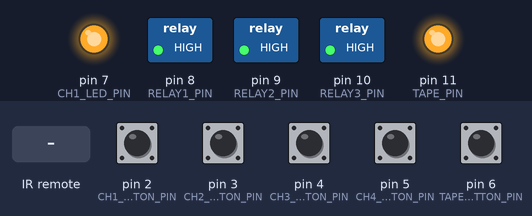
Bench run of a sketch on a simulated Arduino Uno, built with avr-gcc and run on an emulated ATmega328P. Parts: switched loads named in the sketch (green lamp = pin HIGH), output pins drawn as LEDs (lit = HIGH). The test bench sets the inputs (shaded band); at power-on: pin 2 (CH1_BUTTON_PIN), pin 3 (CH2_BUTTON_PIN), pin 4 (CH3_BUTTON_PIN), pin 5 (CH4_BUTTON_PIN), pin 6 (TAPE_BUTTON_PIN) LOW. EEPROM starts erased.

Above: at 1.3 s.
1.4 s: pin 3 (CH2_BUTTON_PIN) pulled HIGH for 0.15 s
At 2.3 s:
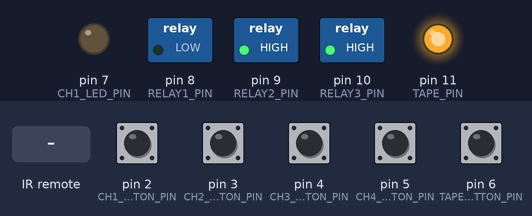
3.0 s: pin 4 (CH3_BUTTON_PIN) pulled HIGH for 0.15 s
At 3.7 s:
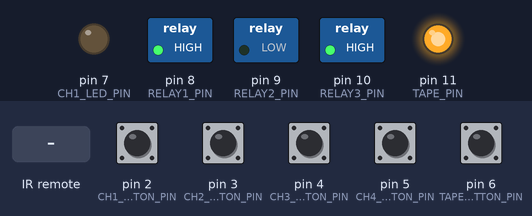
4.6 s: pin 5 (CH4_BUTTON_PIN) pulled HIGH for 0.15 s
At 5.1 s:
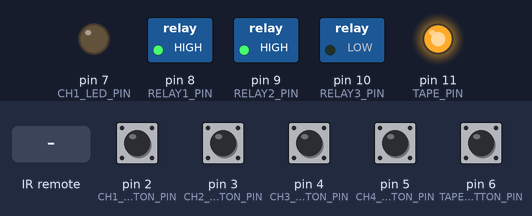
6.2 s: pin 6 (TAPE_BUTTON_PIN) pulled HIGH for 0.15 s
At 7.4 s:
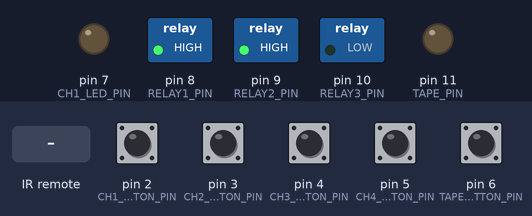
7.8 s: pin 2 (CH1_BUTTON_PIN) pulled HIGH for 0.15 s
At 9.0 s:
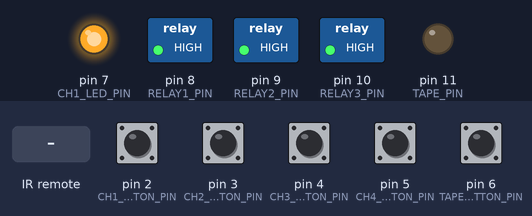
9.4 s: infrared code 0xFF18E7 received
At 10.4 s:
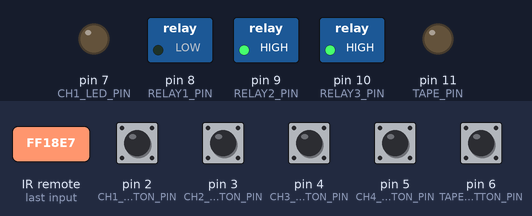
Timing chart, 0 to 11.9 s (numbered marks = the images above; inputs shaded):
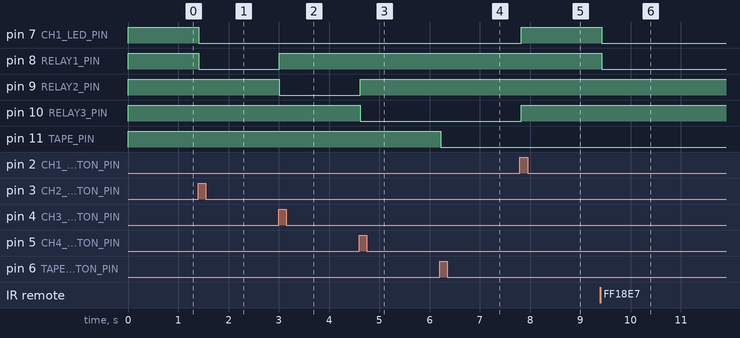

The sketch:

amp_remote.ino
```cpp
#include "config.h"
#include "actions.h"
#include "remote.h"
#include "codeHandler.h"
#include "relayBoard.h"
#include "inPin.h"

remote::Config      config;
remote::Remote      remoteSensor(config);
remote::CodeHandler codeHandler(config);
remote::RelayBoard  relayBoard(config);
remote::InPin       ch1Button(config.CH1_BUTTON_PIN);
remote::InPin       ch2Button(config.CH2_BUTTON_PIN);
remote::InPin       ch3Button(config.CH3_BUTTON_PIN);
remote::InPin       ch4Button(config.CH4_BUTTON_PIN);
remote::InPin       tapeButton(config.TAPE_BUTTON_PIN);

void setup() {
  config.Load();
  relayBoard.ReadConfig();

  remoteSensor.Initialize()
              .OnData([](unsigned int code){ codeHandler.HandleCode(code); });

  codeHandler.OnAction(remote::CHANNEL1,  [](){ relayBoard.ActivateChannel1();  })
             .OnAction(remote::CHANNEL2,  [](){ relayBoard.ActivateChannel2();  })
             .OnAction(remote::CHANNEL3,  [](){ relayBoard.ActivateChannel3();  })
             .OnAction(remote::CHANNEL4,  [](){ relayBoard.ActivateChannel4();  })
             .OnAction(remote::TAPEMON,   [](){ relayBoard.ToggleTapeMonitor(); })
             .OnAction(remote::UP,        [](){ relayBoard.NextChannel();       })
             .OnAction(remote::DOWN,      [](){ relayBoard.PrevChannel();       });

  ch1Button.OnEdge(RISING,  [](){ relayBoard.ActivateChannel1();  });
  ch2Button.OnEdge(RISING,  [](){ relayBoard.ActivateChannel2();  });
  ch3Button.OnEdge(RISING,  [](){ relayBoard.ActivateChannel3();  });
  ch4Button.OnEdge(RISING,  [](){ relayBoard.ActivateChannel4();  });
  tapeButton.OnEdge(RISING, [](){ relayBoard.ToggleTapeMonitor(); });
}

void loop() {
  remoteSensor.Update();
  ch1Button.Update();
  ch2Button.Update();
  ch3Button.Update();
  ch4Button.Update();
  tapeButton.Update();

  delay(100);
}
```

actions.h
```cpp
#ifndef ACTIONS_H
#define ACTIONS_H

namespace remote {
  enum Action { CHANNEL1, CHANNEL2, CHANNEL3, CHANNEL4, TAPEMON, UP, DOWN, ACTION_COUNT };
}

#endif
```

codeHandler.cpp
```cpp
#include "codeHandler.h"
#include "actions.h"

namespace remote {
  CodeHandler::CodeHandler(Config& config) {
    this->config = &config;
  }

  void CodeHandler::HandleCode(unsigned int code) {
    if(code == this->config->ch1Code) {
      this->PerformAction(CHANNEL1);
    } else if(code == this->config->ch2Code) {
      this->PerformAction(CHANNEL2);
    } else if(code == this->config->ch3Code) {
      this->PerformAction(CHANNEL3);
    } else if(code == this->config->ch4Code) {
      this->PerformAction(CHANNEL4);
    } else if(code == this->config->tapeCode) {
      this->PerformAction(TAPEMON);
    } else if(code == this->config->upCode) {
      this->PerformAction(UP);
    } else if(code == this->config->downCode) {
      this->PerformAction(DOWN);
    }
  }

  void CodeHandler::PerformAction(Action action) {
    ActionCallback maybeCallback = this->callbacks[action];
    if(maybeCallback) {
      maybeCallback();
    }
  }

  CodeHandler& CodeHandler::OnAction(Action action, ActionCallback callback) {
    this->callbacks[action] = callback;
    return *this;
  }
}
```

codeHandler.h
```cpp
#ifndef CODEHANDLER_H
#define CODEHANDLER_H

#include "config.h"
#include "actions.h"

namespace remote {
  typedef void (*ActionCallback)();

  class CodeHandler {
      Config* config;
      ActionCallback callbacks[ACTION_COUNT];

      void LogFunction(char*);
      void PerformAction(Action);

    public:
      CodeHandler(Config&);
      void HandleCode(unsigned int);
      CodeHandler &OnAction(Action, ActionCallback);
  };
}

#endif
```

inPin.cpp
```cpp
#include <Arduino.h>
#include "inPin.h"

namespace remote {
  InPin::InPin(int pinN) {
    this->pinN = pinN;
  }

  void InPin::OnEdge(int edge, PinCb callback) {
    this->edge = edge;
    this->callback = callback;
  }

  void InPin::Update() {
    bool newValue = digitalRead(this->pinN);
    if(newValue != this->oldValue) {
      if((this->edge == RISING  &&  newValue) ||
          (this->edge == FALLING && !newValue)) {

        if(this->callback) {
          this->callback();
        }
      }
      this->oldValue = newValue;
    }
  }
}
```

inPin.h
```cpp
#ifndef PIN_H
#define PIN_H

namespace remote {
  typedef void (*PinCb)();

  class InPin {
      int pinN;
      PinCb callback;
      int edge;
      bool oldValue;
    public:
      InPin(int);
      void OnEdge(int, PinCb);
      void Update();
  };
}

#endif
```

outPin.cpp
```cpp
#include <Arduino.h>

#include "outPin.h"

namespace remote {
  OutPin::OutPin(int pin, LogicLevel initialState) {
    this->pin = pin;
    this->Set(initialState);
  }

  LogicLevel OutPin::Get() {
    return this->level;
  }

  void OutPin::Set(LogicLevel level) {
    this->level = level;
    switch(level) {
      case HIGH_Z:
        pinMode(this->pin, INPUT);
        digitalWrite(this->pin, LOW);
        break;
      case LOGIC_LOW:
        pinMode(this->pin, OUTPUT);
        digitalWrite(this->pin, LOW);
        break;
      case LOGIC_HIGH:
        pinMode(this->pin, OUTPUT);
        digitalWrite(this->pin, HIGH);
        break;
    }
  }
}
```

outPin.h
```cpp
#ifndef OUTPIN_H
#define OUTPIN_H

namespace remote {
  enum LogicLevel { LOGIC_LOW, LOGIC_HIGH, HIGH_Z };

  class OutPin {
    int pin;
    LogicLevel level;

    public:
      OutPin(int, LogicLevel);
      void Set(LogicLevel);
      LogicLevel Get();
  };
}

#endif
```

relayBoard.cpp
```cpp
#include "relayBoard.h"

namespace remote {
  RelayBoard::RelayBoard(Config& config) :
                          ch1LedPin(config.CH1_LED_PIN, LOGIC_HIGH),
                          relay1Pin(config.RELAY1_PIN,  LOGIC_HIGH),
                          relay2Pin(config.RELAY2_PIN,  LOGIC_HIGH),
                          relay3Pin(config.RELAY3_PIN,  LOGIC_HIGH),
                          tapePin(config.TAPE_PIN,      LOGIC_HIGH) {
      this->config = &config;
      this->ActivateChannel1();
    }

  void RelayBoard::ReadConfig() {
    switch(this->config->currentChannel) {
      case 1:
        this->ActivateChannel1();
        break;
      case 2:
        this->ActivateChannel2();
        break;
      case 3:
        this->ActivateChannel3();
        break;
      case 4:
        this->ActivateChannel4();
        break;
    }
    this->SetTape(this->config->tapeState);
  }

  void RelayBoard::SetTape(bool state) {
    this->tapePin.Set(state? LOGIC_LOW : LOGIC_HIGH);
    this->config->SetTapeState(state);
  }

  void RelayBoard::ClearOutputs() {
    this->relay1Pin.Set(LOGIC_HIGH);
    this->relay2Pin.Set(LOGIC_HIGH);
    this->relay3Pin.Set(LOGIC_HIGH);
    this->ch1LedPin.Set(LOGIC_LOW);
  }

  void RelayBoard::ActivateChannel1() {
    this->ClearOutputs();
    this->ch1LedPin.Set(LOGIC_HIGH);
    this->config->SetCurrentChannel(1);
  }

  void RelayBoard::ActivateChannel2() {
    this->ClearOutputs();
    this->relay1Pin.Set(LOGIC_LOW);
    this->config->SetCurrentChannel(2);
  }

  void RelayBoard::ActivateChannel3() {
    this->ClearOutputs();
    this->relay2Pin.Set(LOGIC_LOW);
    this->config->SetCurrentChannel(3);
  }

  void RelayBoard::ActivateChannel4() {
    this->ClearOutputs();
    this->relay3Pin.Set(LOGIC_LOW);
    this->config->SetCurrentChannel(4);
  }

  void RelayBoard::ToggleTapeMonitor() {
    this->SetTape(!this->config->tapeState);
  }

  void RelayBoard::PrevChannel() {
    switch(this->config->currentChannel) {
      case 2:
        this->ActivateChannel1();
        break;
      case 3:
        this->ActivateChannel2();
        break;
      case 4:
        this->ActivateChannel3();
        break;
    }
  }

  void RelayBoard::NextChannel() {
    switch(this->config->currentChannel) {
      case 1:
        this->ActivateChannel2();
        break;
      case 2:
        this->ActivateChannel3();
        break;
      case 3:
        this->ActivateChannel4();
        break;
    }
  }
}
```

relayBoard.h
```cpp
#ifndef RELAYBOARD_H
#define RELAYBOARD_H

#include "outPin.h"
#include "config.h"

namespace remote {
  class RelayBoard {
    Config* config;
    OutPin ch1LedPin;
    OutPin relay1Pin;
    OutPin relay2Pin;
    OutPin relay3Pin;
    OutPin tapePin;

    void ClearOutputs();
    void SetTape(bool);

    public:
      RelayBoard(Config&);
      void ReadConfig();
      void ActivateChannel1();
      void ActivateChannel2();
      void ActivateChannel3();
      void ActivateChannel4();
      void ToggleTapeMonitor();
      void NextChannel();
      void PrevChannel();
  };
}

#endif
```

remote.cpp
```cpp
#include "remote.h"
#include "config.h"

namespace remote {
  Remote::Remote(Config& config) : irrecv(config.IR_PIN) { }

  Remote& Remote::Initialize() {
      this->irrecv.enableIRIn();

      return *this;
  }

  Remote& Remote::OnData(DataCallback callback){
    this->callback = callback;
    return *this;
  }

  Remote& Remote::Update(){
    if (this->irrecv.decode(&this->results)) {
      this->callback(this->results.value);
      this->irrecv.resume(); // Receive the next value
    }
    return *this;
  }
}
```

remote.h
```cpp
#ifndef REMOTE_H
#define REMOTE_H

#include <IRremote.h>
#include <IRremoteInt.h>

#include "config.h"

namespace remote {
  typedef void (*DataCallback)(unsigned int);

  class Remote {
    IRrecv irrecv;
    decode_results results;
    DataCallback callback;

    public:
      Remote(Config&);
      Remote& Initialize();
      Remote& OnData(DataCallback);
      Remote& Update();
  };
}

#endif
```

config.cpp
```cpp
#include "config.h"
#include <EEPROM.h>

namespace remote {
  Config::Config() {
  }

  Config& Config::Load() {
    Config loadedConf;
    EEPROM.get(0x0000, loadedConf);

    this->currentChannel = loadedConf.currentChannel;
    this->tapeState = loadedConf.tapeState;

    this->ch1Code  = 0xFF30CF; //Hardcode IR codes for now
    this->ch2Code  = 0xFF18E7;
    this->ch3Code  = 0xFF7A85;
    this->ch4Code  = 0xFF10EF;
    this->tapeCode = 0xFF52AD;
    this->upCode   = 0xFFE21D;
    this->downCode = 0xFFA25D;
    return *this;
  }

  Config& Config::Save() {
    Config copy = *this;
    EEPROM.put(0x0000, copy);
    return *this;
  }

  Config& Config::SetCh1Code(unsigned int code){
    this->ch1Code = code;
    this->Save();
    return *this;
  }

  Config& Config::SetCh2Code(unsigned int code){
    this->ch2Code = code;
    this->Save();
    return *this;
  }

  Config& Config::SetCh3Code(unsigned int code){
    this->ch3Code = code;
    this->Save();
    return *this;
  }

  Config& Config::SetCh4Code(unsigned int code){
    this->ch4Code = code;
    this->Save();
    return *this;
  }

  Config& Config::SetTapeCode(unsigned int code){
    this->tapeCode = code;
    this->Save();
    return *this;
  }

  Config& Config::SetUpCode(unsigned int code){
    this->upCode = code;
    this->Save();
    return *this;
  }

  Config& Config::SetDownCode(unsigned int code){
    this->downCode = code;
    this->Save();
    return *this;
  }

  Config& Config::SetCurrentChannel(unsigned int channel){
    this->currentChannel = channel;
    this->Save();
    return *this;
  }

  Config& Config::SetTapeState(bool tapeState){
    this->tapeState = tapeState;
    this->Save();
    return *this;
  }
}
```

config.h
```cpp
#ifndef CONFIG_H
#define CONFIG_H

#include <IRremote.h>

namespace remote {
  class Config {
    public:
      static const unsigned int IR_PIN          = 12;
      static const unsigned int RELAY1_PIN      = 8;
      static const unsigned int RELAY2_PIN      = 9;
      static const unsigned int RELAY3_PIN      = 10;
      static const unsigned int TAPE_PIN        = 11;
      static const unsigned int CH1_BUTTON_PIN  = 2;
      static const unsigned int CH2_BUTTON_PIN  = 3;
      static const unsigned int CH3_BUTTON_PIN  = 4;
      static const unsigned int CH4_BUTTON_PIN  = 5;
      static const unsigned int TAPE_BUTTON_PIN = 6;
      static const unsigned int CH1_LED_PIN     = 7;

      unsigned int ch1Code;
      unsigned int ch2Code;
      unsigned int ch3Code;
      unsigned int ch4Code;
      unsigned int tapeCode;
      unsigned int upCode;
      unsigned int downCode;
      unsigned int currentChannel;
      bool tapeState;

      Config();
      Config& Load();
      Config& Save();
      Config& SetCh1Code(unsigned int);
      Config& SetCh2Code(unsigned int);
      Config& SetCh3Code(unsigned int);
      Config& SetCh4Code(unsigned int);
      Config& SetTapeCode(unsigned int);
      Config& SetUpCode(unsigned int);
      Config& SetDownCode(unsigned int);
      Config& SetCurrentChannel(unsigned int);
      Config& SetTapeState(bool);
  };
}

#endif
```

Measured:
- after the input at 1.4 s, pin 7 (CH1_LED_PIN), pin 8 (RELAY1_PIN): HIGH → LOW at once
- after the input at 3.0 s, pin 8 (RELAY1_PIN): LOW → HIGH at once; pin 9 (RELAY2_PIN): HIGH → LOW at once
- after the input at 4.6 s, pin 9 (RELAY2_PIN): LOW → HIGH at once; pin 10 (RELAY3_PIN): HIGH → LOW at once
- after the input at 6.2 s, pin 11 (TAPE_PIN): HIGH → LOW at once
- after the input at 7.8 s, pin 7 (CH1_LED_PIN), pin 10 (RELAY3_PIN): LOW → HIGH at once
- after the input at 9.4 s, pin 7 (CH1_LED_PIN), pin 8 (RELAY1_PIN): HIGH → LOW at once
